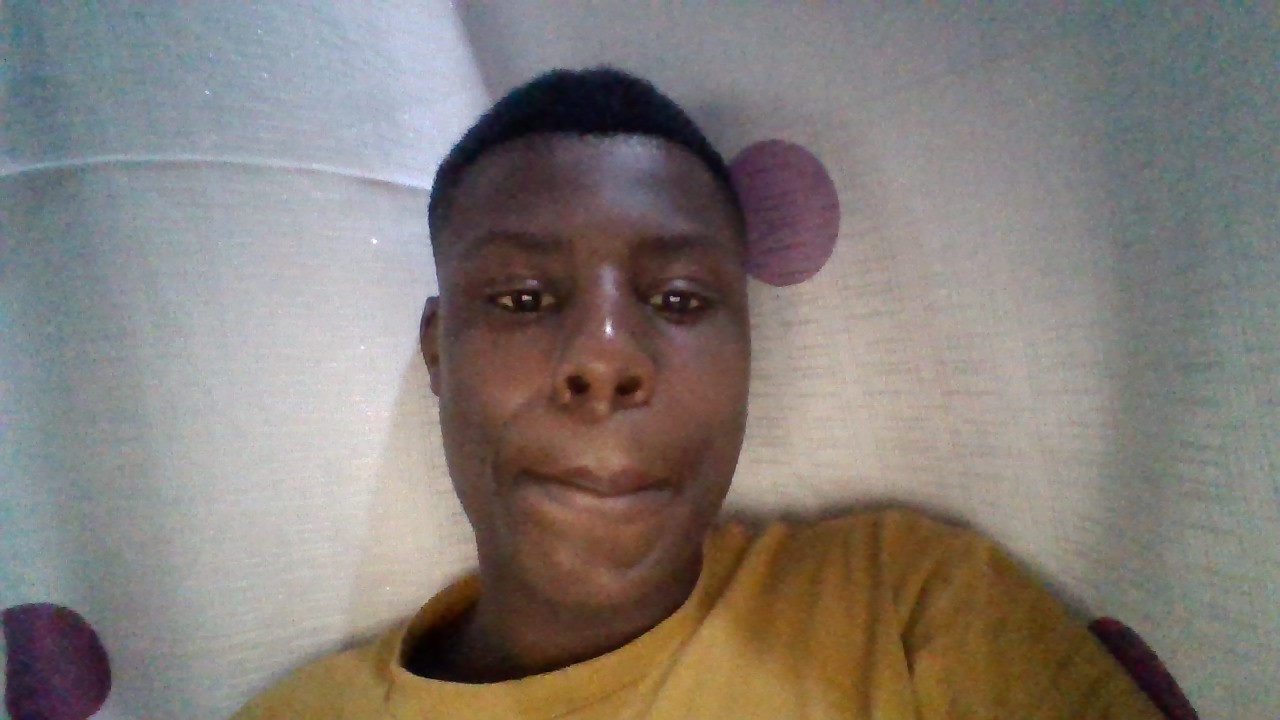
#> input picture WIN_20240101_19_10_51_Pro.jpg, 1280 x 720 px
$ python sketch.py
#> lines starting #> are read from the running program, lines starting #| are printed output that depends on the picture
import cv2
import numpy as np
import imageio.v2 as imageio
import scipy.ndimage
img="WIN_20240101_19_10_51_Pro.jpg"#IMG_1694894995982.jpg

def grayscale(rgb):
    return np.dot(rgb[...,:3],[0.299,0.587,0.114])

def dodge(front,back):
    result=front *255/(np.clip(255-back, a_min=1, a_max=None))
    result[result>255]=255
    result[back==255]=255
    return result.astype('uint8')

s=imageio.imread(img)
#> s is the input picture: shape (720, 1280, 3); mean R, G, B 131.6, 124, 118.8
g=grayscale(s)
#> in grayscale, `return np.dot(rgb[...,:3],[0.299,0.587,0.114])`:
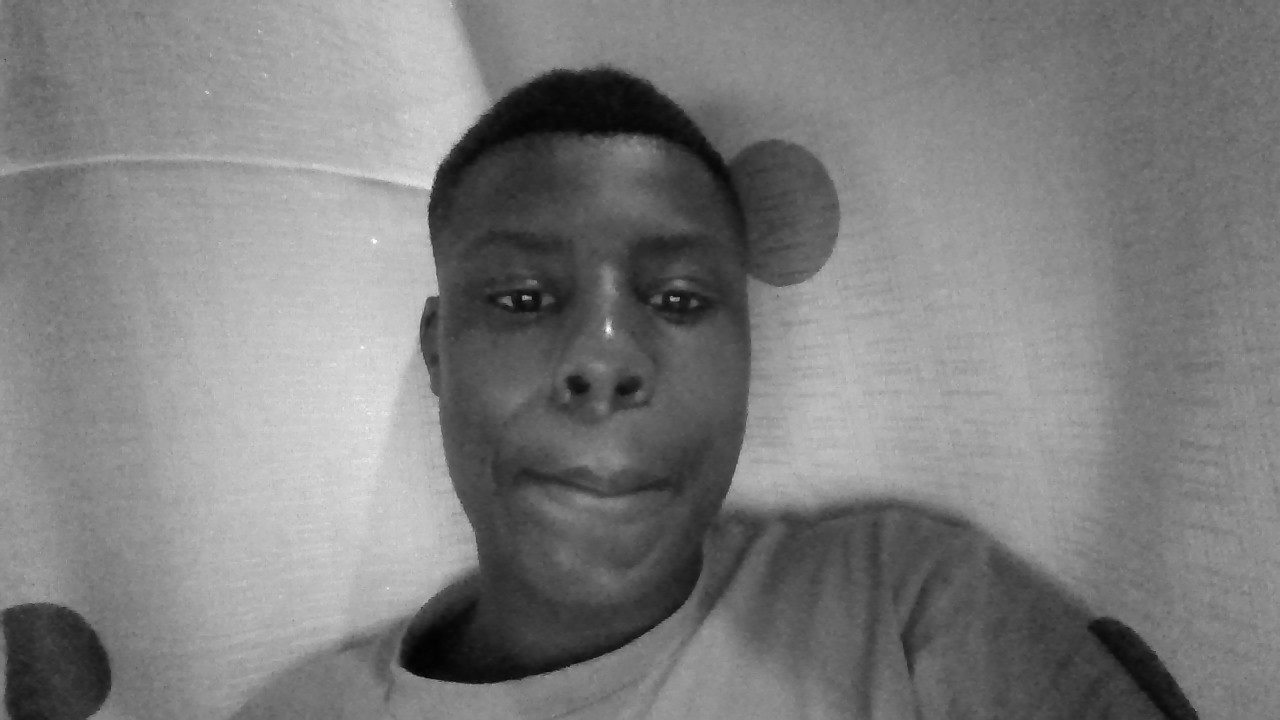
#> returned value: shape (720, 1280) float64; min 2.79, max 254.4, mean 125.7
i=255-g
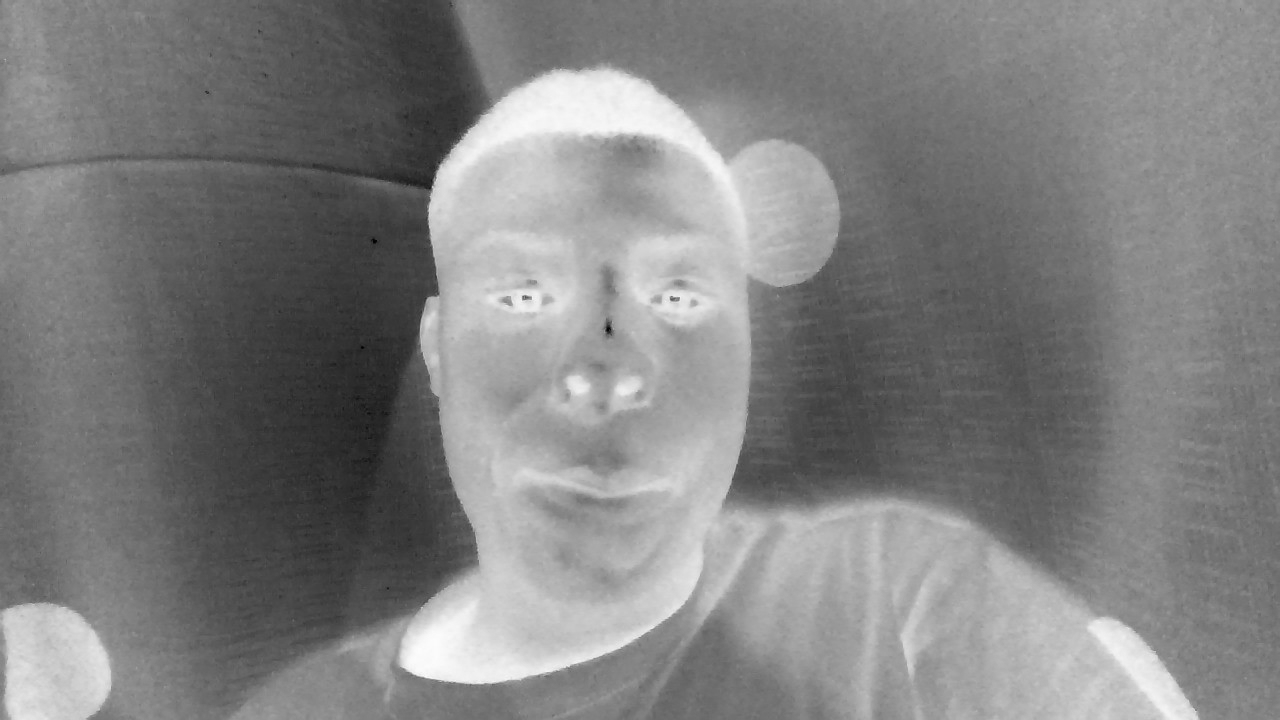
#> i: shape (720, 1280) float64; min 0.587, max 252.2, mean 129.3

b=scipy.ndimage.filters.gaussian_filter(i,sigma=10)
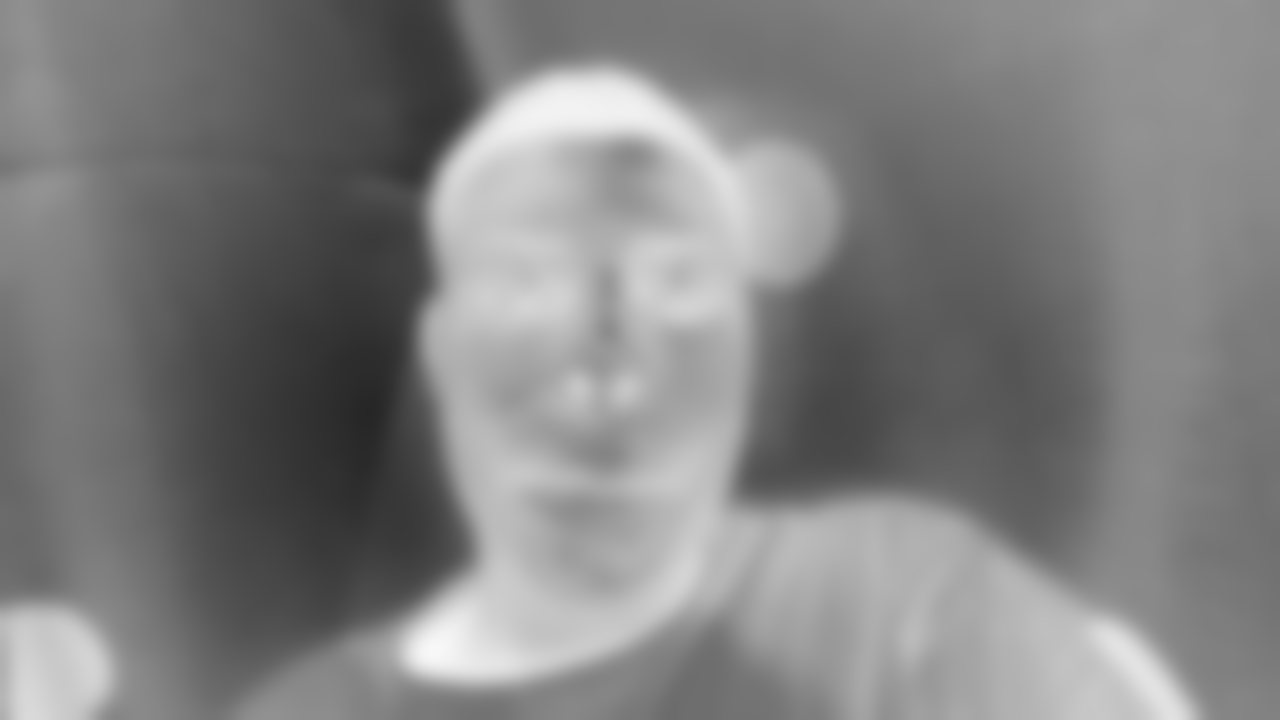
#> b: shape (720, 1280) float64; min 38.88, max 248, mean 129.3
c=dodge(b,g)
#> in dodge, `result[result>255]=255`:
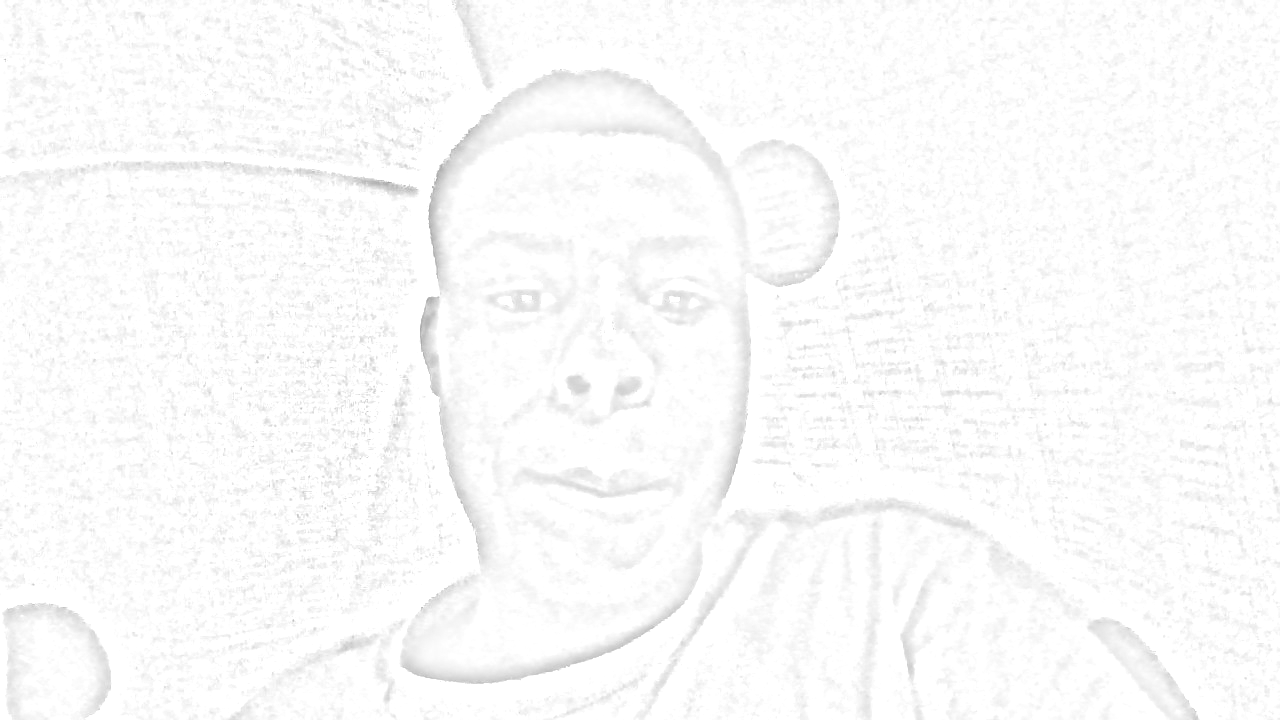
#> result: shape (720, 1280) float64; min 157.1, max 255, mean 251.1

$ run again, with IMG_1694894995982.jpg copied over WIN_20240101_19_10_51_Pro.jpg
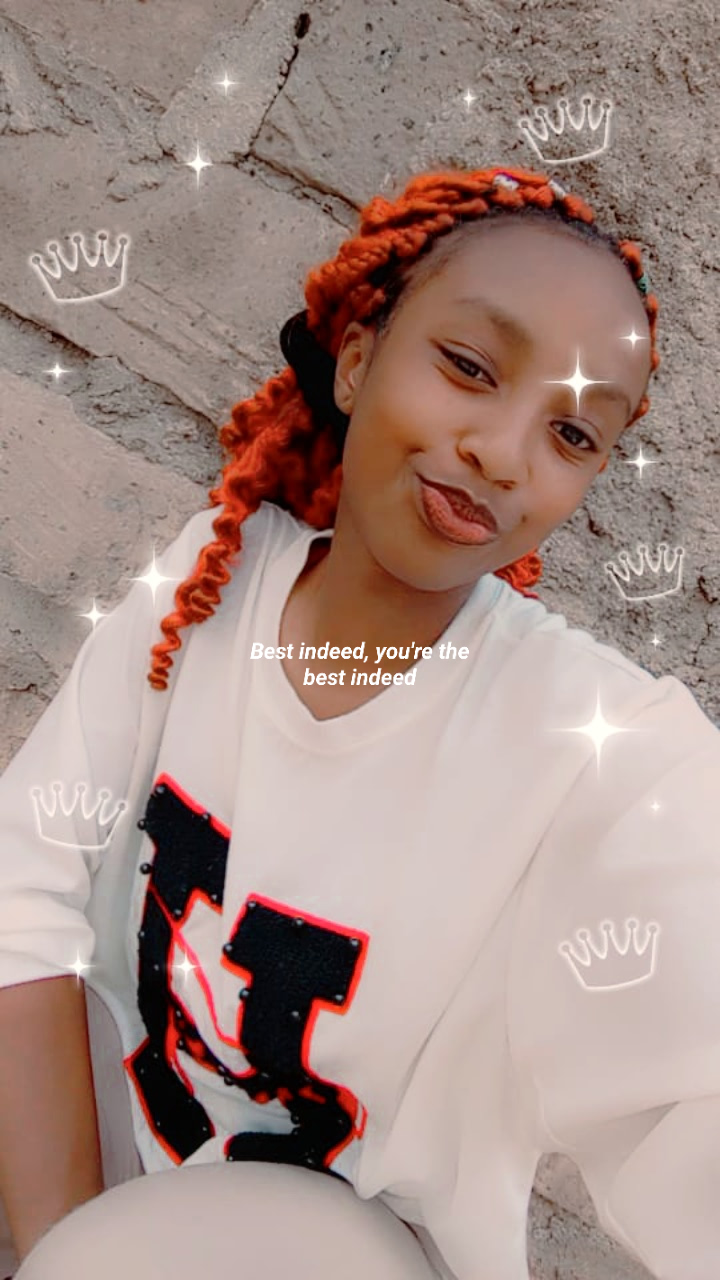
#> input picture IMG_1694894995982.jpg, 720 x 1280 px
#> s is the input picture: shape (1280, 720, 3); mean R, G, B 164.5, 140.3, 132.9
#> `b=scipy.ndimage.filters.gaussian_filter(i,sigma=10)`:
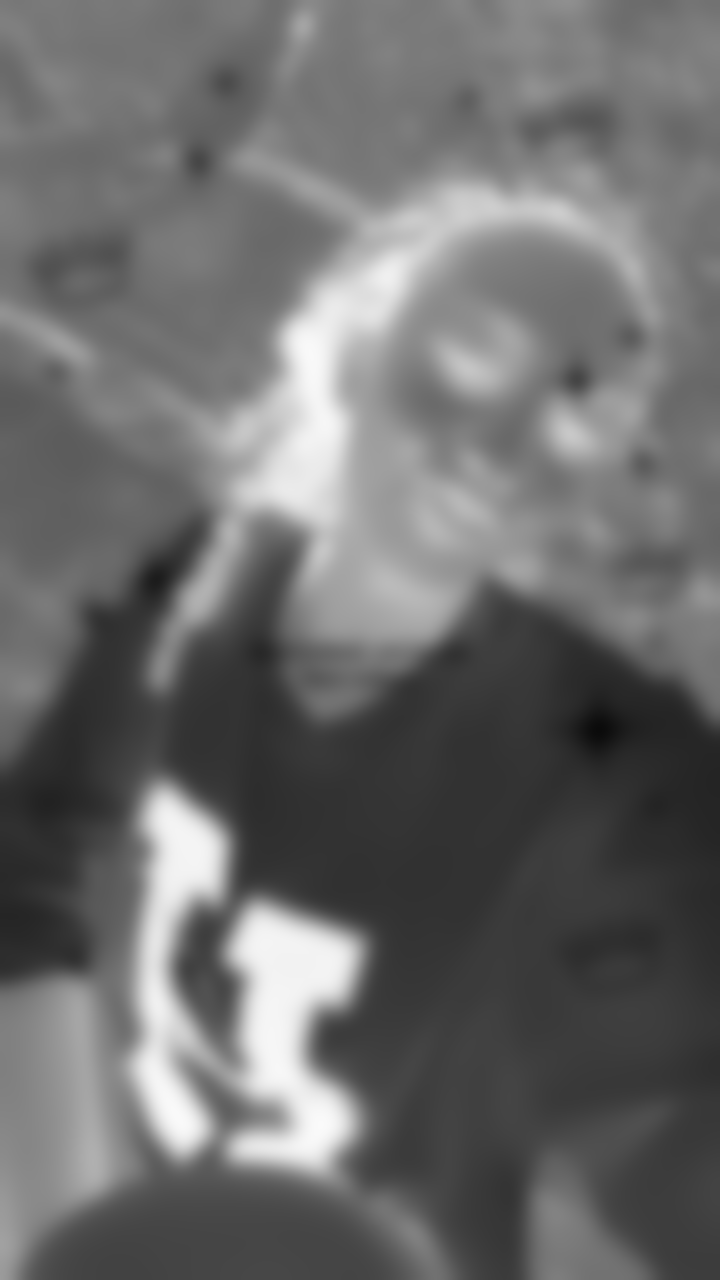
#> b: shape (1280, 720) float64; min 11.43, max 250.3, mean 108.3
#> in dodge, `result[result>255]=255`:
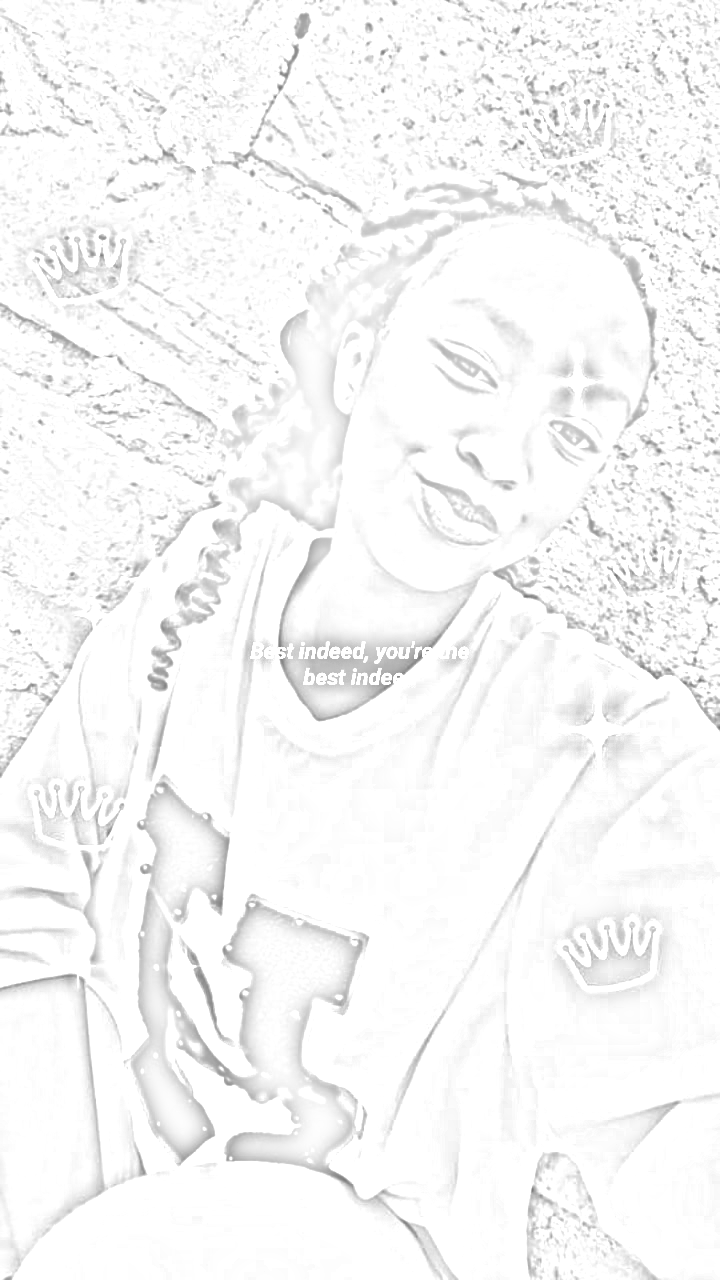
#> result: shape (1280, 720) float64; min 119.1, max 255, mean 247.1
